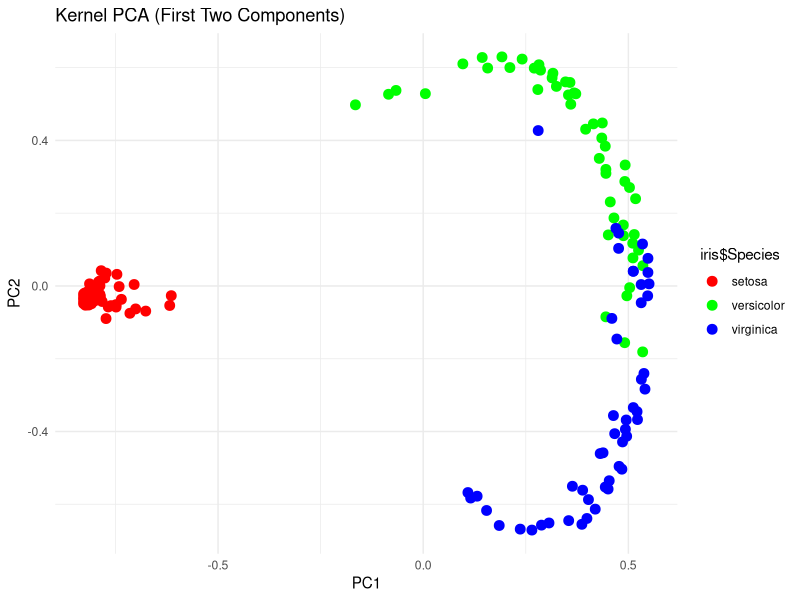

Write R code to recreate this figure.
# Shane Ridoux
# kpca 
# 250203

# rm(list=ls())
# cat("\014")
# 
library(ggplot2)
data("iris")
# head(iris)
# 
# # just take features and make into matrix
# X = as.matrix(iris[,-5])
# 
# # initialize kernel matrix
# N = nrow(X)
# i = N # individuals
# j = N # genes
# K = matrix(data = 0, nrow = i, ncol = j)
# 
# # Compute the RBF kernel: K(i, j) = exp(-gamma * ||xi - xj||^2)
# # for (i in 1:N) {
# #   for (j in 1:N) {
# #     dist_sq <- sum((X[i, ] - X[j, ])^2)
# #     K[i, j] <- exp(-gamma * dist_sq)
# #   }
# # }
# 
# # linear kernel for regular PCA
# K <- X %*% t(X)
# 
# # center kernel
# N <- nrow(K)
# H <- diag(N) - (1/N)*rep(1,N)%*%t(rep(1,N)) # centering matrix
# K_centered <- H%*%K%*%H # removes row means (HK) and col means (KH)
# 
# # eigen decomposition
# eig <- eigen(K_centered)  # Compute eigenvalues and eigenvectors
# eigvals <- eig$values  # Eigenvalues
# eigvecs <- eig$vectors  # Eigenvectors
# 
# # Set negative eigenvalues or very small values (close to zero) to zero
# eigvals[eigvals < 1e-10] <- 0  # Threshold for small eigenvalues (tune as needed)
# 
# # Normalize eigenvectors (same as PCA)
# Z <- as.data.frame(eigvecs %*% diag(sqrt(eigvals)))
# 
# # Check the results
# Z
# 
# # compare with pca
# pca_result <- prcomp(X)  # Standard PCA
# pca_scores <- pca_result$x
# 
# # Compare first few principal components
# print(head(Z)[1:6,1:4])  # Kernel PCA components
# print(head(pca_scores))  # Standard PCA components
# 
# # Plot the first two components for Standard PCA
# ggplot(pca_scores, aes(x = PC1, y = PC2, color = iris$Species)) +
#   geom_point(size = 3) +
#   labs(title = "Standard PCA (First Two Components)", x = "PC1", y = "PC2") +
#   scale_color_manual(values = c("setosa" = "red", "versicolor" = "green", "virginica" = "blue")) +
#   theme_minimal()
# 
# # Plot the first two components for Kernel PCA
# ggplot(Z, aes(x = V1, y = V2, color = iris$Species)) +
#   geom_point(size = 3) +
#   labs(title = "Kernel PCA (First Two Components)", x = "PC1", y = "PC2") +
#   scale_color_manual(values = c("setosa" = "red", "versicolor" = "green", "virginica" = "blue")) +
#   theme_minimal()

kpca <- function(data = data, response = response, kernel = c("linear", "gaussian", "diffusion"), numerical_sensitivity = 1e-10, gamma = NULL, tau = 1){
  
  # Set gamma based on kernel type if it's not provided
  if (is.null(gamma)) {
    if (kernel == "gaussian") {
      gamma <- 1 / (ncol(data) - 1)  # Default for gaussian kernel
    }
    else if (kernel == "diffusion") {
      gamma <- 1 / (ncol(data) - 1)  # Default for gaussian kernel
    }
  }
  # just take features and make into matrix
  X = as.matrix(data[,-which(colnames(data)==response)])
  
  # initialize kernel matrix
  # N = nrow(X)
  i = nrow(X) # individuals
  j = ncol(X) # genes
  K = matrix(data = 0, nrow = i, ncol = j)
  
  # Compute the RBF kernel: K(i, j) = exp(-gamma * ||xi - xj||^2)
  # for (i in 1:N) {
  #   for (j in 1:N) {
  #     dist_sq <- sum((X[i, ] - X[j, ])^2)
  #     K[i, j] <- exp(-gamma * dist_sq)
  #   }
  # }
  
  if(kernel == "linear"){
  # linear kernel for regular PCA
  K <- X %*% t(X)
  }
  else if(kernel == "gaussian"){
    K <- exp(-gamma * as.matrix(dist(X))^2)
  }
  else if (kernel == "diffusion") {
    
    L = 
    
    K = exp(beta*L)
  }
  
  
  # center kernel
  N <- nrow(K)
  H <- diag(N) - (1/N)*rep(1,N)%*%t(rep(1,N)) # centering matrix
  K_centered <- H%*%K%*%H # removes row means (HK) and col means (KH)
  
  # eigen decomposition
  eig <- eigen(K_centered)  # Compute eigenvalues and eigenvectors
  eigvals <- eig$values  # Eigenvalues
  eigvecs <- eig$vectors  # Eigenvectors
  
  # Set negative eigenvalues or very small values (close to zero) to zero
  eigvals[eigvals < numerical_sensitivity] <- 0  # Threshold for small eigenvalues (tune as needed)
  
  # Normalize eigenvectors
  Z <- as.data.frame(eigvecs %*% diag(sqrt(eigvals)))
  
  return(Z)
}

kpca_res <- kpca(data = iris, response = "Species", kernel = "gaussian", gamma = NULL, tau = 5)
# Plot the first two components for Kernel PCA
ggplot(kpca_res, aes(x = V1, y = V2, color = iris$Species)) +
  geom_point(size = 3) +
  labs(title = "Kernel PCA (First Two Components)", x = "PC1", y = "PC2") +
  scale_color_manual(values = c("setosa" = "red", "versicolor" = "green", "virginica" = "blue")) +
  theme_minimal()
